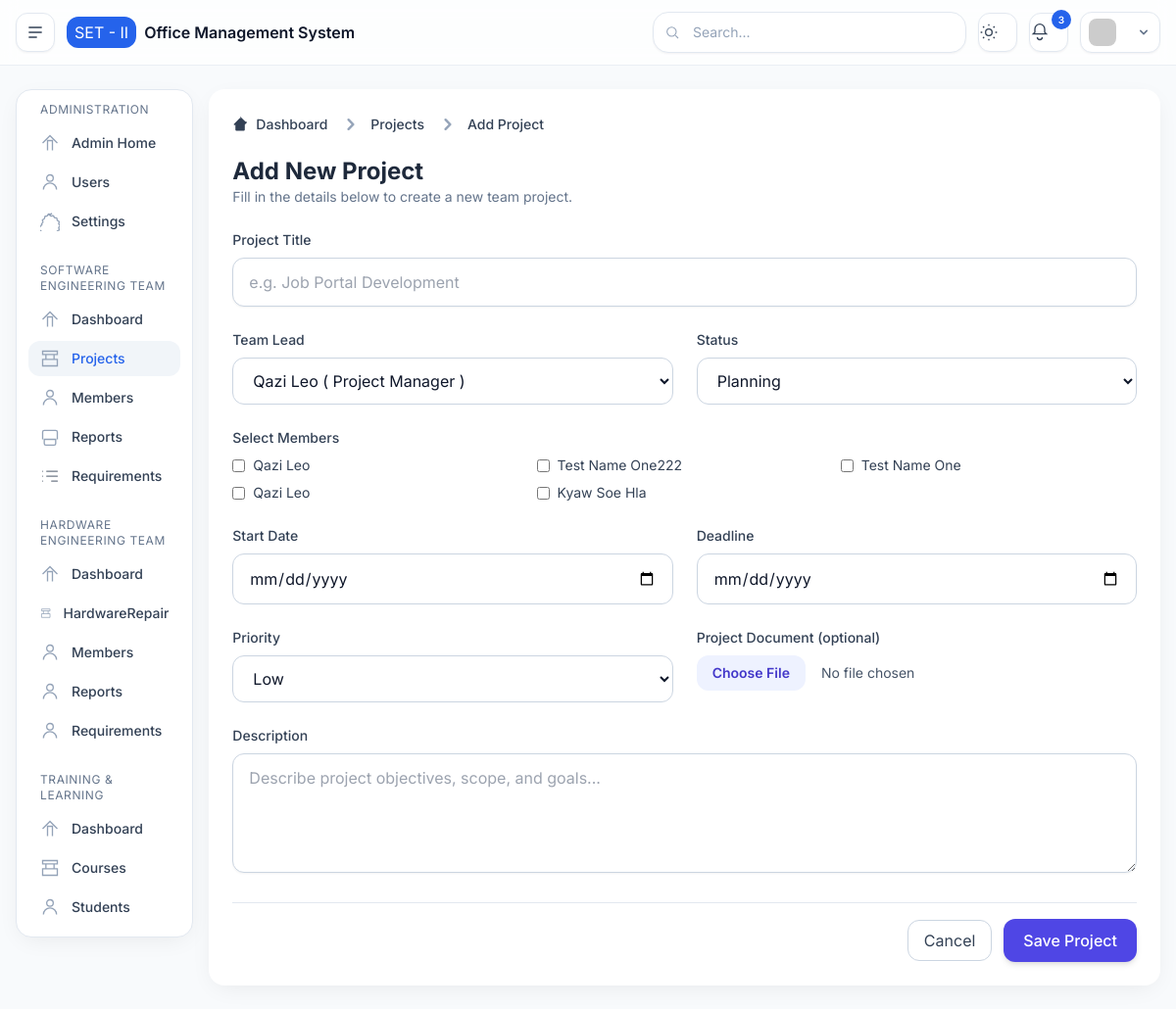
The page /set/add-project/ on the database its author committed.
### base/models.py (models this page shows, shortened)
class SystemSettings(models.Model):
    system_name = models.CharField(max_length=100, default="Engineering Management Dashboard")
    organization = models.CharField(max_length=100, default="Software Engineering Team II")
    email_notifications = models.BooleanField(default=True)
    system_warnings = models.BooleanField(default=True)
    weekly_reports = models.BooleanField(default=False)
    session_timeout = models.PositiveIntegerField(default=30)
    updated_at = models.DateTimeField(auto_now=True)

### set/models.py (models this page shows, shortened)
class Member(models.Model):
    GENDER_CHOICES = [
        ('male', 'Male'),
        ('female', 'Female'),
    ]
    RANK_CHOICES = [
        ('private', 'Private'),
        ('lance_corporal', 'Lance Corporal'),
        ('coporal', 'Coporal'),
        ('sergeant', 'Sergeant'),
        ('warrant_officer_class-1', 'Warrant Officer Class - I'),
        ('warrant_officer_class-2', 'Warrant Officer Class - II'),
        ('second Lieutenant', 'Second Lieutenant'),
        ('lieutenant', 'Lieutenant'),
        ('captain', 'Captain'),
        ('major', 'Major'),
        ('colonel', 'Colonel'),
        ('general', 'General'),
    ]
    DEPARTMENT_CHOICES = [
        ("SET", "Software Engineering Team"),
        ("HET", "Hardware Engineering Team"),
        ("TRAINING", "Training & Learning"),
    ]
    POSITION_CHOICES = [
        ("developer", "Developer"),
        ("designer", "UI/UX Designer"),
        ("mobile_developer", "Mobile Developer"),
        ("server_admin", "Server Administrator"),
        ("tester", "Tester"),
        ("manager", "Project Manager"),
        ("intern", "Intern"),
    ]
    id = models.UUIDField(primary_key=True, default=uuid.uuid4, editable=False)
    user = models.ForeignKey(
        CustomUser, on_delete=models.CASCADE,
        related_name="set_members", null=True, blank=True,
        help_text="If this member is linked to a user account"
    )
    department = models.CharField(max_length=30, choices=DEPARTMENT_CHOICES, editable=False, blank=True, null=True)
    gender = models.CharField(max_length=10, choices=GENDER_CHOICES, blank=True, null=True)
    birth_date = models.DateField(blank=True, null=True)
    rank = models.CharField(max_length=50, choices=RANK_CHOICES, blank=True, null=True)
    full_name = models.CharField(max_length=150)
    reg_no = models.CharField(max_length=10, unique=True)
    position = models.CharField(max_length=50, choices=POSITION_CHOICES)
    joined_date = models.DateField(auto_now_add=True)
    is_active = models.BooleanField(default=True)
    bio = models.TextField(blank=True, null=True)
    profile_photo = models.ImageField(
        upload_to="members/photos/", blank=True, null=True,
        help_text="Optional profile picture"
    )
    created_at = models.DateTimeField(auto_now_add=True)
    updated_at = models.DateTimeField(auto_now=True)
    class Meta:
        verbose_name = "SET Member"
        verbose_name_plural = "SET Members"
        ordering = ["-created_at"]

### set/views.py (the view, shortened to what this page needs)
# urls.py: path('add-project/', views.addProject, name='set.add-project'),
def addProject(request):
    members = Member.objects.all()
    statuses = Project.STATUS_CHOICES
    priorities = Project.PRIORITY_CHOICES
    context = {
        "members": members,
        "statuses": statuses,
        "active_menu": "set_projects",
        "priorities": priorities,
    }
    return render(request, 'pages/set/projects/add-project.html', context)

### templates/pages/set/projects/add-project.html (shortened to what this page needs)
{% extends 'layouts/main.html' %}
{% block content %}
<div class="bg-white p-6 rounded-2xl shadow-soft dark:bg-slate-900 max-w-12xl mx-auto">
  <nav class="flex mb-5" aria-label="Breadcrumb">
    <ol class="inline-flex items-center space-x-1 md:space-x-3">
      <li class="inline-flex items-center">
        <a href="{% url 'set.index' %}"
          class="inline-flex items-center text-sm font-medium text-slate-700 hover:text-indigo-600 dark:text-slate-300 dark:hover:text-indigo-400">
          <svg class="w-4 h-4 mr-2" fill="currentColor" viewBox="0 0 20 20">
            <path
              d="M10.707 2.293a1 1 0 00-1.414 0l-7 7a1 1 0 001.414 1.414L4 10.414V17a1 1 0 001 1h10a1 1 0 001-1v-6.586l2.293-2.293a1 1 0 00-1.414-1.414l-7-7z" />
          </svg>
          Dashboard
        </a>
      </li>
      <li>
        <div class="flex items-center">
          <svg class="w-6 h-6 text-slate-400" fill="currentColor" viewBox="0 0 20 20">
            <path fill-rule="evenodd"
              d="M7.293 14.707a1 1 0 010-1.414L10.586 10 7.293 6.707a1 1 0 011.414-1.414l4 4a1 1 0 010 1.414l-4 4a1 1 0 01-1.414 0z"
              clip-rule="evenodd" />
          </svg>
          <a href="{% url 'set.projects' %}"
            class="ml-1 text-sm font-medium text-slate-700 hover:text-indigo-600 md:ml-2 dark:text-slate-300 dark:hover:text-indigo-400">
            Projects
          </a>
        </div>
      </li>
      <li>
        <div class="flex items-center">
          <svg class="w-6 h-6 text-slate-400" fill="currentColor" viewBox="0 0 20 20">
            <path fill-rule="evenodd"
              d="M7.293 14.707a1 1 0 010-1.414L10.586 10 7.293 6.707a1 1 0 011.414-1.414l4 4a1 1 0 010 1.414l-4 4a1 1 0 01-1.414 0z"
              clip-rule="evenodd" />
          </svg>
          <span class="ml-1 text-sm font-medium text-slate-700 md:ml-2 dark:text-slate-300">
            Add Project
          </span>
        </div>
      </li>
    </ol>
  </nav>
  <div class="mb-6">
    <h2 class="text-2xl font-bold text-slate-800 dark:text-slate-200">Add New Project</h2>
    <p class="text-slate-500 text-sm">Fill in the details below to create a new team project.</p>
  </div>
  <form action="{% url 'set.add-project' %}" method="post" enctype="multipart/form-data" class="space-y-6">
    <div class="grid grid-cols-1 sm:grid-cols-2 gap-6">
      <div class="sm:col-span-2">
        <label for="title" class="block text-sm font-medium text-slate-700 dark:text-slate-300">Project Title</label>
        <input type="text" id="title" name="title" required placeholder="e.g. Job Portal Development"
          class="mt-2 w-full rounded-xl border border-slate-300 dark:border-slate-700 bg-white dark:bg-slate-900 px-4 py-3 text-slate-900 dark:text-slate-100 shadow-sm focus:border-indigo-500 focus:ring-2 focus:ring-indigo-200 outline-none">
      </div>
      <div>
        <label for="lead" class="block text-sm font-medium text-slate-700 dark:text-slate-300">Team Lead</label>
        <select id="lead" name="lead" required
          class="mt-2 w-full rounded-xl border border-slate-300 dark:border-slate-700 bg-white dark:bg-slate-900 px-4 py-3 text-slate-900 dark:text-slate-100 focus:border-indigo-500 focus:ring-2 focus:ring-indigo-200 outline-none">
          {% for member in members %}
          <option value="{{ member.id }}">{{ member.full_name }} ( {{member.get_position_display}} )</option>
          {% endfor %}
        </select>
      </div>
      <div>
        <label for="status" class="block text-sm font-medium text-slate-700 dark:text-slate-300">Status</label>
        <select id="status" name="status" required
          class="mt-2 w-full rounded-xl border border-slate-300 dark:border-slate-700 bg-white dark:bg-slate-900 px-4 py-3 text-slate-900 dark:text-slate-100 focus:border-indigo-500 focus:ring-2 focus:ring-indigo-200 outline-none">
          {% for status in statuses %}
          <option value="{{ status.0 }}">{{ status.1 }}</option>
          {% endfor %}
        </select>
      </div>
      <div class="sm:col-span-2">
        <label class="block text-sm font-medium text-slate-700 dark:text-slate-300 mb-2">
          Select Members
        </label>
        <div class="grid sm:grid-cols-2 md:grid-cols-3 gap-2">
          {% for u in members %}
          <label class="flex items-center space-x-2">
            <input type="checkbox" name="members" value="{{ u.id }}"
              class="rounded text-indigo-600 focus:ring-indigo-500">
            <span class="text-sm text-slate-700 dark:text-slate-300">{{ u.full_name }}</span>
          </label>
          {% endfor %}
        </div>
      </div>
      <div>
        <label for="start_date" class="block text-sm font-medium text-slate-700 dark:text-slate-300">Start Date</label>
        <input type="date" id="start_date" name="start_date" required
          class="mt-2 w-full rounded-xl border border-slate-300 dark:border-slate-700 bg-white dark:bg-slate-900 px-4 py-3 text-slate-900 dark:text-slate-100 focus:border-indigo-500 focus:ring-2 focus:ring-indigo-200 outline-none">
      </div>
      <div>
        <label for="deadline" class="block text-sm font-medium text-slate-700 dark:text-slate-300">Deadline</label>
        <input type="date" id="deadline" name="deadline"
          class="mt-2 w-full rounded-xl border border-slate-300 dark:border-slate-700 bg-white dark:bg-slate-900 px-4 py-3 text-slate-900 dark:text-slate-100 focus:border-indigo-500 focus:ring-2 focus:ring-indigo-200 outline-none">
      </div>
      <div>
        <label for="priority" class="block text-sm font-medium text-slate-700 dark:text-slate-300">Priority</label>
        <select id="priority" name="priority" required
          class="mt-2 w-full rounded-xl border border-slate-300 dark:border-slate-700 bg-white dark:bg-slate-900 px-4 py-3 text-slate-900 dark:text-slate-100 focus:border-indigo-500 focus:ring-2 focus:ring-indigo-200 outline-none">
          {% for priority in priorities %}
          <option value="{{ priority.0 }}">{{ priority.1 }}</option>
          {% endfor %}
        </select>
      </div>
      <div class="sm:col-span-1">
        <label for="document" class="block text-sm font-medium text-slate-700 dark:text-slate-300">Project Document
          (optional)</label>
        <input type="file" id="document" name="document" accept=".pdf,.docx,.doc,.txt"
          class="mt-2 block w-full text-sm text-slate-600 dark:text-slate-300 file:mr-4 file:py-2 file:px-4 file:rounded-xl file:border-0 file:text-sm file:font-semibold file:bg-indigo-50 file:text-indigo-700 hover:file:bg-indigo-100 dark:file:bg-slate-800 dark:file:text-indigo-400">
      </div>
      <div class="sm:col-span-2">
        <label for="description"
          class="block text-sm font-medium text-slate-700 dark:text-slate-300">Description</label>
        <textarea id="description" name="description" rows="4" required
          placeholder="Describe project objectives, scope, and goals..."
          class="mt-2 w-full rounded-xl border border-slate-300 dark:border-slate-700 bg-white dark:bg-slate-900 px-4 py-3 text-slate-900 dark:text-slate-100 shadow-sm focus:border-indigo-500 focus:ring-2 focus:ring-indigo-200 outline-none"></textarea>
      </div>
    </div>
    <div class="flex items-center justify-end gap-3 pt-4 border-t border-slate-200 dark:border-slate-700">
      <a href="{% url 'set.projects' %}"
        class="px-4 py-2 rounded-xl border border-slate-300 text-slate-700 hover:bg-slate-100 dark:text-slate-300 dark:border-slate-700 dark:hover:bg-slate-800">
        Cancel
      </a>
      <button type="submit"
        class="px-5 py-2.5 rounded-xl bg-indigo-600 text-white font-medium shadow-md hover:bg-indigo-700 focus:ring-2 focus:ring-indigo-300">
        Save Project
      </button>
    </div>
  </form>
</div>
{% endblock %}

### templates/layouts/partials/header.html (shortened to what this page needs)
<header
      class="sticky top-0 z-40 border-b border-slate-200/70 bg-white/75 backdrop-blur dark:border-slate-800 dark:bg-slate-900/75">
      <div class="mx-auto flex max-w-12xl items-center gap-3 px-4 py-3">
        <button id="btnSidebar"
          class="inline-flex h-10 w-10 items-center justify-center rounded-xl border border-slate-200 bg-white text-slate-700 shadow-sm hover:bg-slate-50 dark:border-slate-800 dark:bg-slate-900 dark:text-slate-200"
          aria-label="Toggle sidebar">
          <svg xmlns="http://www.w3.org/2000/svg" class="h-5 w-5" viewBox="0 0 24 24" fill="none" stroke="currentColor"
            stroke-width="1.8">
            <path d="M4 6h16M4 12h16M4 18h10" />
          </svg>
        </button>
        <div class="flex items-center gap-2">
          <span class="h-8 w-auto px-2 rounded-xl bg-brand-600 justify-center items-center text-white flex">{{organization|default:"SET - II"}}</span>
          <span class="font-semibold">{{system_name|default:"Office Management System"}}</span>
        </div>
        <div class="ml-auto flex items-center gap-2 sm:gap-3">
          <div class="relative hidden md:block">
            <input type="text" placeholder="Search..."
              class="w-[320px] rounded-2xl border border-slate-200 bg-white px-4 py-2.5 pl-10 text-sm shadow-sm outline-none placeholder:text-slate-400 focus:ring-2 focus:ring-brand-500/30 dark:border-slate-800 dark:bg-slate-900" />
            <svg class="absolute left-3 top-1/2 -translate-y-1/2 h-4 w-4 text-slate-400" viewBox="0 0 24 24" fill="none"
              stroke="currentColor" stroke-width="1.6">
              <circle cx="11" cy="11" r="7" />
              <path d="M21 21l-4.3-4.3" />
            </svg>
          </div>
          <button id="btnTheme"
            class="h-10 w-10 rounded-xl border border-slate-200 bg-white text-slate-700 shadow-sm hover:bg-slate-50 dark:border-slate-800 dark:bg-slate-900 dark:text-slate-200"
            aria-label="Toggle theme">
            <svg class="theme-sun h-5 w-5 block dark:hidden" viewBox="0 0 24 24" fill="none" stroke="currentColor"
              stroke-width="1.6">
              <circle cx="12" cy="12" r="4" />
              <path
                d="M12 2v2m0 16v2M2 12h2m16 0h2M4.9 4.9l1.4 1.4m11.3 11.4l1.4 1.4M4.9 19.1l1.4-1.4m11.3-11.4l1.4-1.4" />
            </svg>
          </button>
          <button
            class="relative h-10 w-10 rounded-xl border border-slate-200 bg-white text-slate-700 shadow-sm hover:bg-slate-50 dark:border-slate-800 dark:bg-slate-900 dark:text-slate-200"
            aria-label="Notifications">
            <svg class="h-5 w-5" viewBox="0 0 24 24" fill="none" stroke="currentColor" stroke-width="1.6">
              <path d="M6 8a6 6 0 1 1 12 0v4l2 2H4l2-2V8" />
              <path d="M9 18a3 3 0 0 0 6 0" />
            </svg>
            <span
              class="absolute -right-1 -top-1 inline-flex h-5 min-w-[20px] items-center justify-center rounded-full bg-brand-600 px-1.5 text-[10px] font-semibold text-white">3</span>
          </button>
          <div class="relative">
            <button id="profileDropdownBtn" class="flex items-center gap-2 rounded-xl border border-slate-200 bg-white px-2 py-1.5 shadow-sm md:flex dark:border-slate-800 dark:bg-slate-900">
              <img class="h-7 w-7 rounded-lg" src="https://i.pravatar.cc/48?img=13" alt="avatar" />
              <svg xmlns="http://www.w3.org/2000/svg" class="h-4 w-4 ml-1 text-slate-500" viewBox="0 0 20 20" fill="currentColor">
                <path fill-rule="evenodd" d="M5.293 7.293a1 1 0 011.414 0L10 10.586l3.293-3.293a1 1 0 111.414 1.414l-4 4a1 1 0 01-1.414 0l-4-4a1 1 0 010-1.414z" clip-rule="evenodd" />
              </svg>
            </button>
          </div>
        </div>
      </div>
    </header>

### templates/layouts/main.html (style rules this page uses)
body { font-family: 'Inter', sans-serif; }

### rows shown on the page
SystemSettings: organization "SET - II", system_name "Office Management System"
Member: full_name "Qazi Leo"
Member: full_name "Test Name One222"
Member: full_name "Test Name One"
Member: full_name "Qazi Leo"
Member: full_name "Kyaw Soe Hla"

### other values the page prints
form field lead "Qazi Leo ( Project Manager )"
form field status "Planning"
form field priority "Low"
